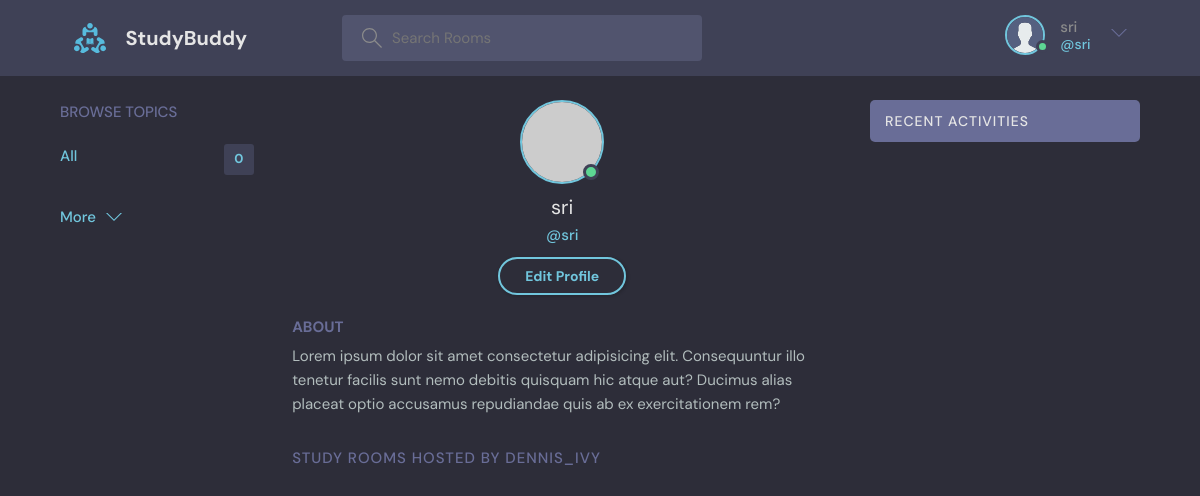
Page /profile/1 (signed in) on the committed database.
### base/models.py (models this page shows)
class User(AbstractUser):
    name = models.CharField(max_length=200, null=True)
    email = models.EmailField(unique=True, null=True)
    bio = models.TextField(null=True)
    avatar = models.ImageField(null=True, default="avatar.svg")
    USERNAME_FIELD = 'email'
    REQUIRED_FIELDS = []

### base/views.py (the view)
# urls.py: path('profile/<str:pk>', views.userProfile, name="user-profile"),
def userProfile(request, pk):
    user = User.objects.get(id=pk)
    rooms = user.room_set.all()
    room_messages = user.message_set.all()
    topics = Topic.objects.all()
    context = {'user' : user, 'rooms' : rooms, 'room_messages' : room_messages, 'topics' : topics}
    return render(request, 'base/profile.html', context)

### base/templates/base/profile.html (shortened to what this page needs)
{% extends 'main.html' %}
{% block content %}
  <main class="profile-page layout layout--3">
    <div class="container">
      {% include 'base/topics_component.html' %}
      <div class="roomList">
        <div class="profile">
          <div class="profile__avatar">
            <div class="avatar avatar--large active">
              <img src="https://randomuser.me/api/portraits/men/11.jpg" />
            </div>
          </div>
          <div class="profile__info">
            <h3>{{user.username}}</h3>
            <p>@{{user.username}}</p>
            {% if request.user == user %}
            <a href="{% url 'update-user' %}" class="btn btn--main btn--pill">Edit Profile</a>
            {% endif %}
          </div>
          <div class="profile__about">
            <h3>About</h3>
            <p>
              Lorem ipsum dolor sit amet consectetur adipisicing elit. Consequuntur illo tenetur
              facilis sunt nemo debitis quisquam hic atque aut? Ducimus alias placeat optio
              accusamus repudiandae quis ab ex exercitationem rem?
            </p>
          </div>
        </div>
        <div class="roomList__header">
          <div>
            <h2>Study Rooms Hosted by dennis_ivy</a>
            </h2>
          </div>
        </div>
      </div>
      {% include 'base/activity_component.html' %}
    </div>
  </main>
{% endblock content %}

### templates/navbar.html (shortened to what this page needs)
{% load static %}
<header class="header header--loggedIn">
    <div class="container">
      <a href="{% url 'home' %}" class="header__logo">
        <img src="{% static 'images/logo.svg' %}" />
        <h1>StudyBuddy</h1>
      </a>
      <form class="header__search" method="GET" action="{% url 'home' %}">
        <label>
          <input name="q" placeholder="Search Rooms" />
        </label>
      </form>
      <nav class="header__menu">
        {% if request.user.is_authenticated %}
        <div class="header__user">
          <a href="{% url 'update-user' %}">
            <div class="avatar avatar--medium active">
              <img src="{{request.user.avatar.url}}" />
            </div>
            <p>{{request.user.username}} <span>@{{request.user.username}}</span></p>
          </a>
          <button class="dropdown-button">
            <svg version="1.1" xmlns="http://www.w3.org/2000/svg" width="32" height="32" viewBox="0 0 32 32">
              <title>chevron-down</title>
              <path d="M16 21l-13-13h-3l16 16 16-16h-3l-13 13z"></path>
            </svg>
          </button>
        </div>
        {% else %}
        <a href="{% url 'login' %}">
          <img src="{% static 'images/avatar.svg' %}" />
          <p>Login</p>
        </a>
        {% endif %}
      </nav>
    </div>
  </header>

### rows in the picture
User: user.avatar (placeholder picture), user.username "sri", username "sri"

### other values in the picture
{{ topics.count }} "0"
